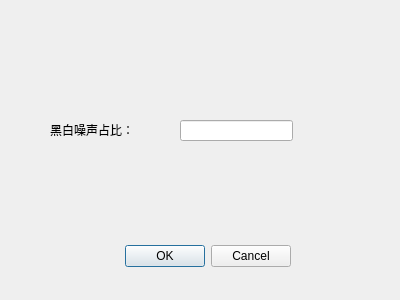
<?xml version="1.0" encoding="UTF-8"?>
<ui version="4.0">
 <class>sp</class>
 <widget class="QDialog" name="sp">
  <property name="geometry">
   <rect>
    <x>0</x>
    <y>0</y>
    <width>400</width>
    <height>300</height>
   </rect>
  </property>
  <property name="windowTitle">
   <string>Dialog</string>
  </property>
  <widget class="QDialogButtonBox" name="buttonBox">
   <property name="geometry">
    <rect>
     <x>-50</x>
     <y>240</y>
     <width>341</width>
     <height>32</height>
    </rect>
   </property>
   <property name="orientation">
    <enum>Qt::Horizontal</enum>
   </property>
   <property name="standardButtons">
    <set>QDialogButtonBox::Cancel|QDialogButtonBox::Ok</set>
   </property>
  </widget>
  <widget class="QLabel" name="label">
   <property name="geometry">
    <rect>
     <x>50</x>
     <y>122</y>
     <width>111</width>
     <height>16</height>
    </rect>
   </property>
   <property name="text">
    <string>黑白噪声占比：</string>
   </property>
  </widget>
  <widget class="QLineEdit" name="lineEdit">
   <property name="geometry">
    <rect>
     <x>180</x>
     <y>120</y>
     <width>113</width>
     <height>21</height>
    </rect>
   </property>
  </widget>
 </widget>
 <resources/>
 <connections>
  <connection>
   <sender>buttonBox</sender>
   <signal>accepted()</signal>
   <receiver>sp</receiver>
   <slot>accept()</slot>
   <hints>
    <hint type="sourcelabel">
     <x>248</x>
     <y>254</y>
    </hint>
    <hint type="destinationlabel">
     <x>157</x>
     <y>274</y>
    </hint>
   </hints>
  </connection>
  <connection>
   <sender>buttonBox</sender>
   <signal>rejected()</signal>
   <receiver>sp</receiver>
   <slot>reject()</slot>
   <hints>
    <hint type="sourcelabel">
     <x>316</x>
     <y>260</y>
    </hint>
    <hint type="destinationlabel">
     <x>286</x>
     <y>274</y>
    </hint>
   </hints>
  </connection>
 </connections>
</ui>
